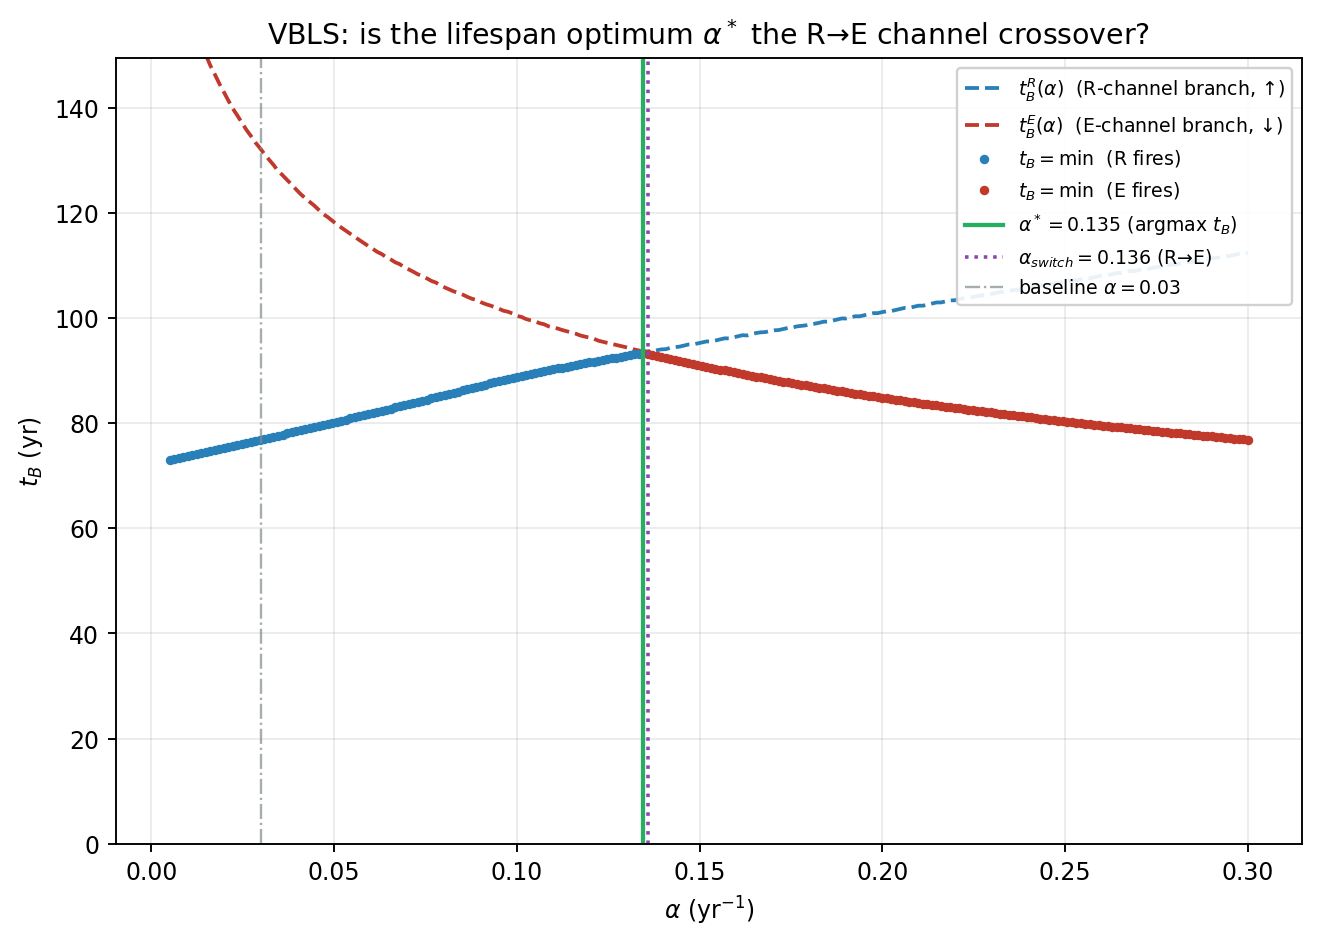

This figure's Python source:
"""
=================================================================
  VBLS — Viability Boundaries of Living Systems
  Author:     Vasiliy Avdeev (independent researcher)
  Monograph:  VBLS_THEORY
=================================================================
  Copyright (c) 2026 Vasiliy Avdeev. Licensed under CC BY-NC-ND 4.0.
  SPDX-License-Identifier: CC-BY-NC-ND-4.0
=================================================================

VBLS — Alpha-optimum CROSSOVER test.

Hypothesis under test (analytical program, §8.2.1):
    The lifespan optimum α* is NOT an isolated feature of t_B(α); it is the
    point at which the dominant death channel switches from R to E. Formally,
        t_B(α) = min( t_B^R(α), t_B^E(α) ),
    with t_B^R INCREASING in α (higher α -> lower E -> lower F_diss -> slower Σ
    -> slower ν·Σ·R depletion -> R lasts longer) and t_B^E DECREASING in α
    (higher α -> faster η_abs decay -> earlier E starvation). The min of an
    increasing and a decreasing branch peaks exactly at their crossing, so
        α*  ==  α_switch  (the R→E channel switch).

This script checks that prediction on the calibrated Homo sapiens parameter set
(identical to alpha_sensitivity.py). It reports:
    1. α*      = argmax_α t_B(α)                      (physical, terminal events)
    2. α_switch = α where the firing channel changes R→E
    3. whether they coincide  -> confirms / refutes the crossover mechanism
Plus diagnostic branches t_B^R(α), t_B^E(α) integrated on the full horizon
(non-physical past the first death, shown only to visualise the crossing).

Output: alpha_crossover.png  + console verdict.
"""

import os
import numpy as np
import matplotlib
matplotlib.use("Agg")
import matplotlib.pyplot as plt
from scipy.integrate import solve_ivp

# ============================================================================
# CANONICAL PARAMETERS — identical to alpha_sensitivity.py (Homo sapiens)
# ============================================================================
BASE = dict(mu=1.50, lam=0.30, sigma_0=0.0162, alpha=0.030,
            nu_0=0.006, nu=0.060, rho=0.002, R_star=0.15, E_star=0.04)
IC      = [0.10, 0.01, 0.96, 0.99]      # E0, Σ0, η0, R0
E0      = IC[0]
E_RANGE = E0 - BASE['E_star']           # 0.06
T_MAX   = 400.0                         # long horizon: E-channel ceiling can be large
T_GUARD = 2.0                           # ignore threshold crossings in first 2 yr (Phase-I dip)


def Phi_in(t):
    return (1.0 - np.exp(-t / 10.0)) * np.exp(-max(0.0, t - 60.0) / 30.0)


def Phi_cap(t):
    return 0.003 * np.exp(-max(0.0, t - 40.0) * 0.008)


def _rhs(t, y, alpha):
    E, S, eta, R = y
    E   = max(E,   0.0)
    S   = np.clip(S,   0.0, 1.0)
    eta = np.clip(eta, 0.0, 1.0)
    R   = np.clip(R,   0.0, 1.0)
    F   = BASE['mu'] * E**2 + BASE['lam'] * E
    g_E = max(0.0, min(1.0, (E - BASE['E_star']) / E_RANGE))
    return [
        eta * Phi_in(t) - F,
        max(0.0, BASE['sigma_0'] * F - R * Phi_cap(t)),
        -alpha * S * eta,
        -BASE['nu_0'] * R - BASE['nu'] * S * R + BASE['rho'] * g_E * (1.0 - S) * (1.0 - R),
    ]


# ============================================================================
# (1) PHYSICAL run — two terminal events, report which channel fired
# ============================================================================
def run_terminal(alpha):
    def ev_E(t, y): return y[0] - BASE['E_star']
    def ev_R(t, y): return y[3] - BASE['R_star']
    ev_E.terminal = True;  ev_E.direction = -1
    ev_R.terminal = True;  ev_R.direction = -1
    sol = solve_ivp(lambda t, y: _rhs(t, y, alpha), [0, T_MAX], IC,
                    method='RK45', events=[ev_E, ev_R],
                    rtol=1e-8, atol=1e-10, max_step=0.2)
    tE = float(sol.t_events[0][0]) if sol.t_events[0].size else np.inf
    tR = float(sol.t_events[1][0]) if sol.t_events[1].size else np.inf
    if tE == np.inf and tR == np.inf:
        return T_MAX, 'none'
    return (tE, 'E') if tE < tR else (tR, 'R')


# ============================================================================
# (2) DIAGNOSTIC run — no terminal stop; first-crossing time of EACH threshold
#     (past the first death the trajectory is non-physical; illustrative only)
# ============================================================================
def run_diagnostic(alpha):
    sol = solve_ivp(lambda t, y: _rhs(t, y, alpha), [0, T_MAX], IC,
                    method='RK45', rtol=1e-8, atol=1e-10, max_step=0.2,
                    dense_output=False)
    t, E, R = sol.t, sol.y[0], sol.y[3]
    m = t >= T_GUARD

    def first_cross(x):
        below = m & (x <= 0.0)
        return float(t[below][0]) if below.any() else np.inf

    tE = first_cross(E - BASE['E_star'])
    tR = first_cross(R - BASE['R_star'])
    return tE, tR


# ============================================================================
# SCAN
# ============================================================================
ALPHA = np.linspace(0.005, 0.30, 240)

tB   = np.empty_like(ALPHA)
chan = []
for i, a in enumerate(ALPHA):
    tB[i], c = run_terminal(a)
    chan.append(c)
chan = np.array(chan)

tE_diag = np.empty_like(ALPHA)
tR_diag = np.empty_like(ALPHA)
for i, a in enumerate(ALPHA):
    tE_diag[i], tR_diag[i] = run_diagnostic(a)

# α*  = argmax t_B
i_star = int(np.argmax(tB))
alpha_star, tB_max = ALPHA[i_star], tB[i_star]

# α_switch = first α at which firing channel becomes 'E' (R→E), scanning upward
switch_idx = None
for i in range(1, len(ALPHA)):
    if chan[i] == 'E' and chan[i-1] == 'R':
        switch_idx = i
        break
alpha_switch = ALPHA[switch_idx] if switch_idx is not None else np.nan

# α_cross = where diagnostic branches cross (t_B^E == t_B^R), finite region
d = tE_diag - tR_diag
alpha_cross = np.nan
finite = np.isfinite(d)
idx = np.where(finite[:-1] & finite[1:] & (np.sign(d[:-1]) != np.sign(d[1:])))[0]
if idx.size:
    j = idx[0]
    # linear interpolation of the zero of d between j and j+1
    a0, a1, d0, d1 = ALPHA[j], ALPHA[j+1], d[j], d[j+1]
    alpha_cross = a0 - d0 * (a1 - a0) / (d1 - d0)

# ============================================================================
# VERDICT
# ============================================================================
print("=" * 66)
print("  VBLS — α-optimum crossover test (Homo sapiens calibration)")
print("=" * 66)
print(f"  baseline α           = {BASE['alpha']:.3f}  ->  t_B = {run_terminal(BASE['alpha'])[0]:.1f} yr")
print(f"  α*  (argmax t_B)     = {alpha_star:.4f}  ->  t_B_max = {tB_max:.1f} yr")
print(f"  α_switch (R→E)       = {alpha_switch:.4f}")
print(f"  α_cross (t_E==t_R)   = {alpha_cross:.4f}")
print("-" * 66)
if np.isfinite(alpha_switch):
    rel = abs(alpha_star - alpha_switch) / alpha_star * 100
    print(f"  |α* - α_switch|      = {abs(alpha_star-alpha_switch):.4f}  ({rel:.1f}% of α*)")
    verdict = "CONFIRMED" if rel < 10 else ("PARTIAL" if rel < 25 else "REFUTED")
    print(f"  crossover hypothesis : {verdict}")
    print(f"     -> optimum {'coincides with' if verdict=='CONFIRMED' else 'is near' if verdict=='PARTIAL' else 'is NOT at'} the R→E channel switch")
else:
    print("  channel does not switch in the scanned range — inspect range/model")
print("-" * 66)
# channel composition around the peak
for lbl, i in [("just below α*", max(0, i_star-8)), ("at α*", i_star), ("just above α*", min(len(ALPHA)-1, i_star+8))]:
    print(f"  {lbl:>15}: α={ALPHA[i]:.3f}  channel={chan[i]}  t_B={tB[i]:.1f}")
print("=" * 66)

# ============================================================================
# FIGURE
# ============================================================================
fig, ax = plt.subplots(figsize=(9, 6), dpi=150)

# diagnostic branches (clip inf to T_MAX for plotting)
tE_p = np.where(np.isfinite(tE_diag), tE_diag, np.nan)
tR_p = np.where(np.isfinite(tR_diag), tR_diag, np.nan)
ax.plot(ALPHA, tR_p, color='#2980b9', lw=1.6, ls='--', label=r'$t_B^R(\alpha)$  (R-channel branch, ↑)')
ax.plot(ALPHA, tE_p, color='#c0392b', lw=1.6, ls='--', label=r'$t_B^E(\alpha)$  (E-channel branch, ↓)')

# physical t_B, colored by firing channel
isR = chan == 'R'
ax.plot(ALPHA[isR], tB[isR], 'o', ms=3.0, color='#2980b9', label=r'$t_B=\min$  (R fires)')
ax.plot(ALPHA[~isR & (chan != 'none')], tB[~isR & (chan != 'none')], 'o', ms=3.0,
        color='#c0392b', label=r'$t_B=\min$  (E fires)')

ax.axvline(alpha_star, color='#27ae60', lw=1.8, ls='-',
           label=fr'$\alpha^*={alpha_star:.3f}$ (argmax $t_B$)')
if np.isfinite(alpha_switch):
    ax.axvline(alpha_switch, color='#8e44ad', lw=1.5, ls=':',
               label=fr'$\alpha_{{switch}}={alpha_switch:.3f}$ (R→E)')
ax.axvline(BASE['alpha'], color='#7f8c8d', lw=1.0, ls='-.', alpha=0.7,
           label=fr"baseline $\alpha={BASE['alpha']}$")

ax.set_xlabel(r'$\alpha$ (yr$^{-1}$)')
ax.set_ylabel(r'$t_B$ (yr)')
ax.set_title(r'VBLS: is the lifespan optimum $\alpha^*$ the R→E channel crossover?')
ax.legend(fontsize=8, framealpha=0.9, loc='upper right')
ax.set_ylim(0, min(np.nanmax(tB) * 1.6, T_MAX))
ax.grid(alpha=0.25)

out = os.path.join(os.path.dirname(os.path.abspath(__file__)), 'alpha_crossover.png')
plt.savefig(out, bbox_inches='tight', dpi=170)
plt.close()
print(f"Saved: {out}")
